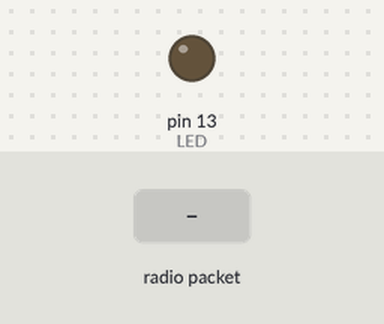
Bench run of a sketch on a simulated Teensy 4. Parts: output pins drawn as LEDs (lit = HIGH). The inputs (shaded band) are chosen by the test bench. No radio packets arrive unless stated; pins used as bus, display or sensor lines are not drawn; what the sketch prints to the serial monitor is not drawn.

Above: at 1.3 s.
1.4 s: radio packet "1" arrives
At 2.2 s:
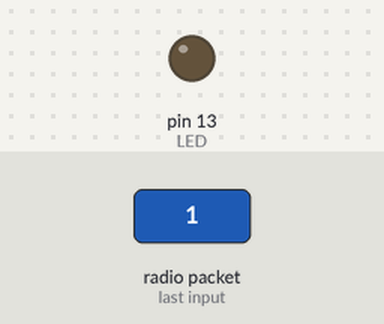
2.9 s: radio packet "0" arrives
At 3.3 s:
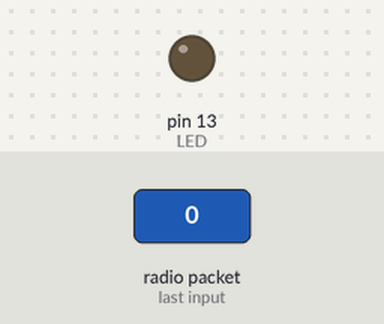
4.4 s: radio packet "2" arrives
At 5.7 s:
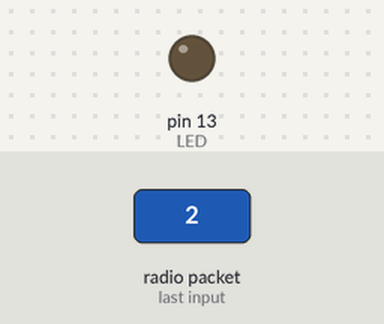
Timing chart, 0 to 7.4 s (numbered marks = the images above; inputs shaded):
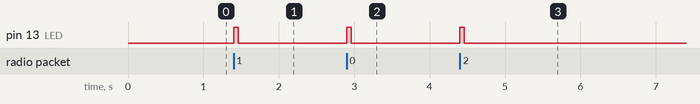

The sketch:

Feather_Receive.ino
```cpp
#include <SPI.h>
#include <RH_RF95.h>

#define RFM95_CS 8
#define RFM95_RST 4
#define RFM95_INT 3

#if defined(ESP8266)
  /* for ESP w/featherwing */
  #define RFM95_CS  2    // "E"
  #define RFM95_RST 16   // "D"
  #define RFM95_INT 15   // "B"

#elif defined(ESP32)
  /* ESP32 feather w/wing */
  #define RFM95_RST     27   // "A"
  #define RFM95_CS      33   // "B"
  #define RFM95_INT     12   //  next to A

#elif defined(NRF52)
  /* nRF52832 feather w/wing */
  #define RFM95_RST     7   // "A"
  #define RFM95_CS      11   // "B"
  #define RFM95_INT     31   // "C"

#elif defined(TEENSYDUINO)
  /* Teensy 3.x w/wing */
  #define RFM95_RST     9   // "A"
  #define RFM95_CS      10   // "B"
  #define RFM95_INT     4    // "C"
#endif


#define RF95_FREQ 915.0

// Singleton instance of the radio driver
RH_RF95 rf95(RFM95_CS, RFM95_INT);

// Blinky on receipt
#define LED 13

void setup()
{
  pinMode(LED, OUTPUT);
  pinMode(RFM95_RST, OUTPUT);
  digitalWrite(RFM95_RST, HIGH);

  Serial.begin(115200);
  while (!Serial) {
    delay(1);
  }
  delay(100);

  Serial.println("Feather LoRa RX Test!");

  // manual reset
  digitalWrite(RFM95_RST, LOW);
  delay(10);
  digitalWrite(RFM95_RST, HIGH);
  delay(10);

  while (!rf95.init()) {
    Serial.println("LoRa radio init failed");
    while (1);
  }
  Serial.println("LoRa radio init OK!");

  // Defaults after init are 434.0MHz, modulation GFSK_Rb250Fd250, +13dbM
  if (!rf95.setFrequency(RF95_FREQ)) {
    Serial.println("setFrequency failed");
    while (1);
  }
  Serial.print("Set Freq to: "); Serial.println(RF95_FREQ);

  // Defaults after init are 434.0MHz, 13dBm, Bw = 125 kHz, Cr = 4/5, Sf = 128chips/symbol, CRC on

  // The default transmitter power is 13dBm, using PA_BOOST.
  // If you are using RFM95/96/97/98 modules which uses the PA_BOOST transmitter pin, then
  // you can set transmitter powers from 5 to 23 dBm:
  rf95.setTxPower(23, false);
}

void loop()
{
  if (rf95.available())
  {
    // Should be a message for us now
    uint8_t buf[RH_RF95_MAX_MESSAGE_LEN];
    uint8_t len = sizeof(buf);

    if (rf95.recv(buf, &len))
    {
      digitalWrite(LED, HIGH);
      RH_RF95::printBuffer("Received: ", buf, len);
      Serial.print("Got: ");
      Serial.println((char*)buf);
       Serial.print("RSSI: ");
      Serial.println(rf95.lastRssi(), DEC);

      // Send a reply
      uint8_t data[] = "And hello back to you";
      rf95.send(data, sizeof(data));
      rf95.waitPacketSent();
      Serial.println("Sent a reply");
      digitalWrite(LED, LOW);
    }
    else
    {
      Serial.println("Receive failed");
    }
  }
}
```

Measured:
- after the input at 1.4 s, pin 13 (LED): LOW → HIGH at once, → LOW 0.06 s later
- after the input at 2.9 s, pin 13 (LED): LOW → HIGH at once, → LOW 0.06 s later
- after the input at 4.4 s, pin 13 (LED): LOW → HIGH at once, → LOW 0.06 s later
